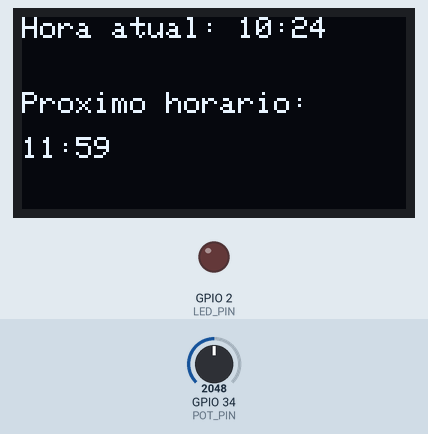
The sketch below on a simulated ESP32. Parts: 128×64 one-colour display, output pins drawn as LEDs (lit = HIGH). The inputs (shaded band) are chosen by the test bench; at power-on: GPIO 34 (POT_PIN) = 2048. WiFi joins after 1.5 s; servers stay silent unless stated; network time is answered at once with the bench clock; the local clock reads 2024-03-15 10:24:30 at power-on unless the sketch sets it; no MQTT or app messages arrive unless stated; what the sketch prints to the serial monitor is not drawn.

Above: at 4.7 s.
4.8 s: GPIO 34 (POT_PIN) set to 2083
At 6.1 s:
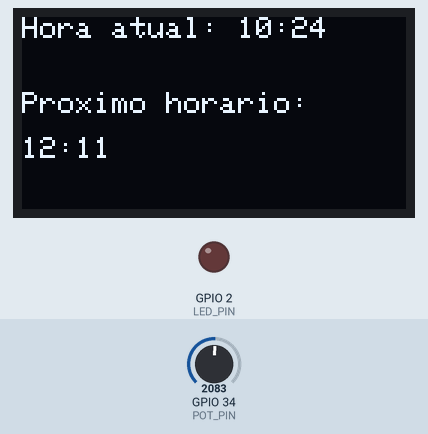
6.4 s: GPIO 34 (POT_PIN) set to 2866
At 7.6 s:
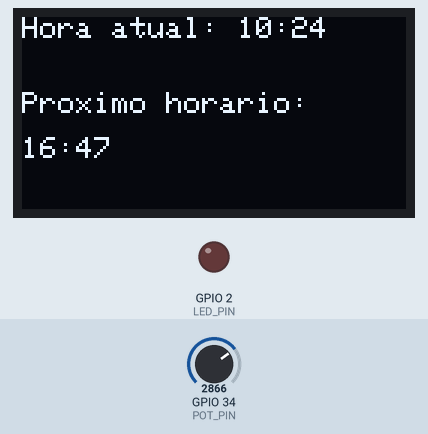
7.9 s: GPIO 34 (POT_PIN) set to 3603
At 9.4 s:
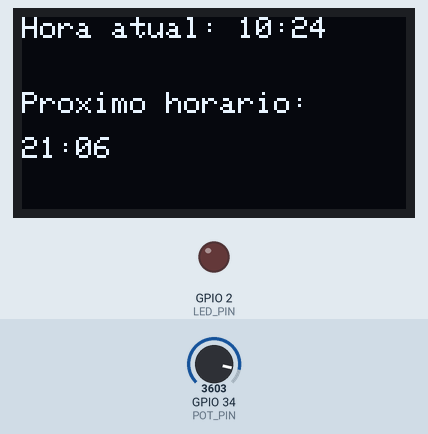
Timing chart, 0 to 10.9 s (numbered marks = the images above; inputs shaded):
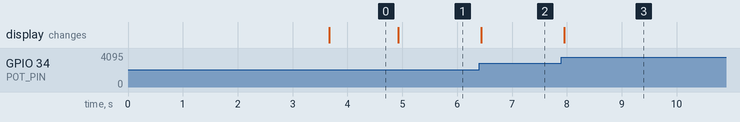

The sketch:

sketch.ino
```cpp
#include <Wire.h>
#include <Adafruit_GFX.h>
#include <Adafruit_SSD1306.h>
#include <WiFi.h>
#include <PubSubClient.h>
#include <NTPClient.h>
#include <WiFiUdp.h>

#define SCREEN_WIDTH 128
#define SCREEN_HEIGHT 64
#define OLED_RESET -1
Adafruit_SSD1306 display(SCREEN_WIDTH, SCREEN_HEIGHT, &Wire, OLED_RESET);

#define LED_PIN 2
#define BUZZER_PIN 25
#define POT_PIN 34

const char* ssid = "Wokwi-GUEST";
const char* password = "";
const char* mqtt_server = "test.mosquitto.org";

WiFiClient espClient;
PubSubClient client(espClient);
WiFiUDP ntpUDP;
NTPClient timeClient(ntpUDP, "pool.ntp.org", -10800, 60000); // GMT-3

int horaMedicamento = 14;
int minutoMedicamento = 30;
int horaAnterior = -1;
int minutoAnterior = -1;

bool lembreteAtivo = false;
unsigned long lastBuzzerTime = 0;
bool buzzerState = false;
const int buzzerInterval = 500; // intervalo do som

unsigned long lastPublishTime = 0;
const unsigned long publishHeartbeat = 1000;

void setupWiFi() {
  Serial.print("Conectando-se à ");
  Serial.println(ssid);
  WiFi.begin(ssid, password);
  while (WiFi.status() != WL_CONNECTED) {
    Serial.print(".");
    delay(500);
  }
  Serial.println("\nConectado ao Wi-Fi!");
}

void reconnect() {
  while (!client.connected()) {
    Serial.print("Conectando ao MQTT...");
    if (client.connect("ESP32_MedReminder")) {
      Serial.println("Conectado!");
    } else {
      Serial.print("Falha, rc=");
      Serial.println(client.state());
      delay(3000);
    }
  }
}

void publicar(const char* topico, const char* mensagem) {
  if (!client.connected()) reconnect();
  client.publish(topico, mensagem);
  Serial.print("Publicado em ");
  Serial.print(topico);
  Serial.print(": ");
  Serial.println(mensagem);
}

void setup() {
  Serial.begin(115200);
  pinMode(LED_PIN, OUTPUT);
  pinMode(BUZZER_PIN, OUTPUT);
  digitalWrite(LED_PIN, LOW);
  noTone(BUZZER_PIN);

  if (!display.begin(SSD1306_SWITCHCAPVCC, 0x3C)) {
    Serial.println(F("Falha ao inicializar display"));
    while (1);
  }

  display.clearDisplay();
  display.setTextSize(1);
  display.setTextColor(SSD1306_WHITE);
  display.setCursor(5, 25);
  display.println("Lembrete de Remedios");
  display.display();
  delay(2000);

  setupWiFi();
  client.setServer(mqtt_server, 1883);
  timeClient.begin();
  timeClient.update();
}

void loop() {
  if (!client.connected()) reconnect();
  client.loop();
  timeClient.update();

  int horaAtual = timeClient.getHours();
  int minutoAtual = timeClient.getMinutes();

  int potValue = analogRead(POT_PIN);
  int totalMinutos = map(potValue, 0, 4095, 0, 1439);
  horaMedicamento = totalMinutos / 60;
  minutoMedicamento = totalMinutos % 60;

  // Publica horário do medicamento se mudou ou a cada segundo
  if (horaMedicamento != horaAnterior || minutoMedicamento != minutoAnterior) {
    horaAnterior = horaMedicamento;
    minutoAnterior = minutoMedicamento;
    char msg[10];
    sprintf(msg, "%02d:%02d", horaMedicamento, minutoMedicamento);
    publicar("medicamento/hora", msg);
  } else if (millis() - lastPublishTime >= publishHeartbeat) {
    char msg[10];
    sprintf(msg, "%02d:%02d", horaMedicamento, minutoMedicamento);
    publicar("medicamento/hora", msg);
    lastPublishTime = millis();
  }

  display.clearDisplay();
  display.setTextSize(1);
  display.setTextColor(SSD1306_WHITE);
  display.setCursor(0, 0);
  display.printf("Hora atual: %02d:%02d", horaAtual, minutoAtual);

  if (horaAtual == horaMedicamento && minutoAtual == minutoMedicamento) {
    digitalWrite(LED_PIN, HIGH);

    // Controle do buzzer intermitente e publicação do alerta
    if (millis() - lastBuzzerTime >= buzzerInterval) {
      buzzerState = !buzzerState;
      if (buzzerState) {
        tone(BUZZER_PIN, 1000);
        publicar("medicamento/alerta", "HORA DO MEDICAMENTO!!"); // PUBLICA ALERTA
      } else {
        noTone(BUZZER_PIN);
      }
      lastBuzzerTime = millis();
    }

    display.setCursor(0, 25);
    display.println("Hora do medicamento!");
    display.setCursor(0, 40);
    display.println("Tome seu remedio!");
  } else {
    lembreteAtivo = false;
    digitalWrite(LED_PIN, LOW);
    noTone(BUZZER_PIN);
    display.setCursor(0, 25);
    display.println("Proximo horario:");
    display.setCursor(0, 40);
    display.printf("%02d:%02d", horaMedicamento, minutoMedicamento);
  }

  display.display();
  delay(100);
}
```

Measured:
- the behaviour switches between 2048 and 2049 on GPIO 34 (POT_PIN) (found by bisection; images 0 and 1)
- after the input at 4.8 s, the display: changes after 0.13 s (image 1)
- after the input at 6.4 s, the display: changes at once (image 2)
- after the input at 7.9 s, the display: changes after 0.05 s (image 3)
